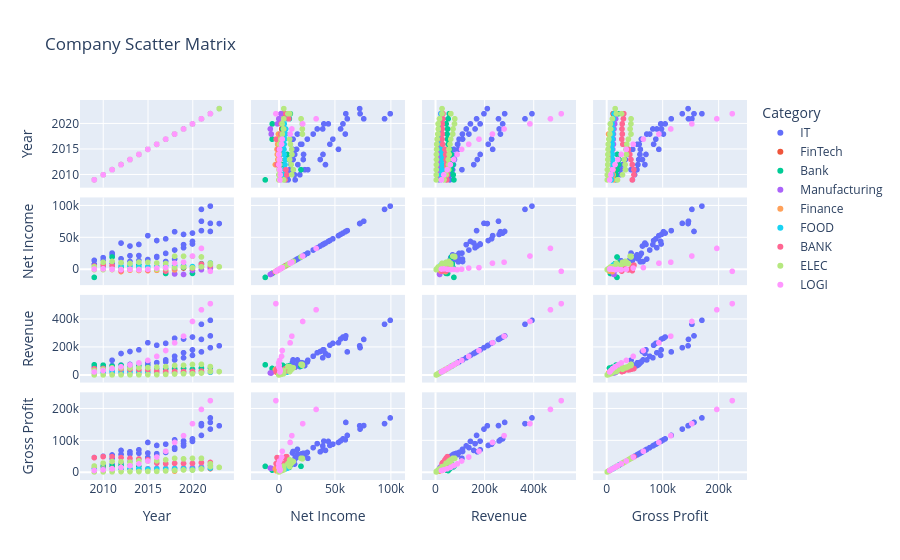

Notebook source saved alongside this figure:
### Code cell
# Interactive Scatter

fig = px.scatter_matrix(data2, dimensions=['Year', 'Net Income', 'Revenue', 'Gross Profit'],
                        color='Category', title='Company Scatter Matrix')
fig.show()

### Figure 1 — Plotly figure (JSON) as saved in the notebook; plotly's stock layout.template omitted (floating-point values rounded to 4 significant figures)
{"data": [{"dimensions": [{"axis": {"matches": true}, "label": "Year", "values": [2022, 2021, 2020, 2019, 2018, 2017, 2016, 2015, 2014, 2013, 2012, 2011, 2010, 2009, 2023, 2022, 2021, 2020, 2019, 2018, 2017, 2016, 2015, 2014, 2013, 2012, 2011, 2010, 2009, 2022, 2021, 2020, 2019, 2018, 2017, 2016, 2015, 2014, 2013, 2012, 2011, 2010, 2009]}, {"axis": {"matches": true}, "label": "Net Income", "values": [99800.0, 94680.0, 57410.0, 55260.0, 59530.0, 48350.0, 45690.0, 53390.0, 39510.0, 37040.0, 41730.0, 25920.0, 14010.0, 8235.0, 72360.0, 72740.0, 61270.0, 44280.0, 39240.0, 16570.0, 25490.0, 20540.0, 12190.0, 22070.0, 21860.0, 16980.0, 23150.0, 18760.0, 14570.0, 59970.0, 76030.0, 40270.0, 34340.0, 30740.0, 12660.0, 19480.0, 15830.0, 14140.0, 12730.0, 10740.0, 9737.0, 8505.0, 6520.0]}, {"axis": {"matches": true}, "label": "Revenue", "values": [394300.0, 365800.0, 274500.0, 260200.0, 265600.0, 229200.0, 215600.0, 233700.0, 182800.0, 170900.0, 156500.0, 108200.0, 65220.0, 42900.0, 211900.0, 198300.0, 168100.0, 143000.0, 125800.0, 110400.0, 96570.0, 91150.0, 93580.0, 86830.0, 77850.0, 73720.0, 69940.0, 62480.0, 58440.0, 282800.0, 257600.0, 182500.0, 161900.0, 136800.0, 110900.0, 90270.0, 74990.0, 66000.0, 55520.0, 46040.0, 37900.0, 29320.0, 23650.0]}, {"axis": {"matches": true}, "label": "Gross Profit", "values": [170800.0, 152800.0, 105000.0, 98390.0, 101800.0, 88190.0, 84260.0, 93630.0, 70540.0, 64300.0, 68660.0, 43820.0, 25680.0, 17220.0, 146100.0, 135600.0, 115900.0, 96940.0, 82930.0, 72010.0, 62310.0, 58370.0, 60540.0, 59760.0, 57460.0, 56190.0, 54370.0, 50090.0, 46280.0, 156600.0, 146700.0, 97800.0, 89960.0, 77270.0, 65270.0, 55130.0, 46820.0, 40310.0, 33530.0, 28860.0, 24720.0, 18900.0, 14810.0]}], "hovertemplate": "Category=IT<br>%{xaxis.title.text}=%{x}<br>%{yaxis.title.text}=%{y}<extra></extra>", "legendgroup": "IT", "marker": {"color": "#636efa", "symbol": "circle"}, "name": "IT", "showlegend": true, "type": "splom"}, {"dimensions": [{"axis": {"matches": true}, "label": "Year", "values": [2022, 2021, 2020, 2019, 2018, 2017, 2016, 2015, 2014]}, {"axis": {"matches": true}, "label": "Net Income", "values": [2419.0, 4169.0, 4202.0, 2459.0, 2057.0, 1795.0, 1401.0, 1228.0, 419.0]}, {"axis": {"matches": true}, "label": "Revenue", "values": [27520.0, 25370.0, 21450.0, 17770.0, 15450.0, 13090.0, 10840.0, 9248.0, 8025.0]}, {"axis": {"matches": true}, "label": "Gross Profit", "values": [11650.0, 11920.0, 10000.0, 7987.0, 7189.0, 6399.0, 5141.0, 4719.0, 4218.0]}], "hovertemplate": "Category=FinTech<br>%{xaxis.title.text}=%{x}<br>%{yaxis.title.text}=%{y}<extra></extra>", "legendgroup": "FinTech", "marker": {"color": "#EF553B", "symbol": "circle"}, "name": "FinTech", "showlegend": true, "type": "splom"}, {"dimensions": [{"axis": {"matches": true}, "label": "Year", "values": [2022, 2021, 2020, 2019, 2018, 2017, 2016, 2015, 2014, 2013, 2012, 2011, 2010, 2009]}, {"axis": {"matches": true}, "label": "Net Income", "values": [10250.0, 9359.0, -5973.0, 3326.0, -6.0, -6084.0, -849.0, 2196.0, 7529.0, 9085.0, 3438.0, 19810.0, 2046.0, -12240.0]}, {"axis": {"matches": true}, "label": "Revenue", "values": [56440.0, 52060.0, 43740.0, 49750.0, 47390.0, 49520.0, 52370.0, 58330.0, 64410.0, 68870.0, 71210.0, 65100.0, 72830.0, 75450.0]}, {"axis": {"matches": true}, "label": "Gross Profit", "values": [20760.0, 15320.0, 6912.0, 11980.0, 6921.0, 6849.0, 5236.0, 10560.0, 19220.0, 21920.0, 21820.0, 18690.0, 16790.0, 18610.0]}], "hovertemplate": "Category=Bank<br>%{xaxis.title.text}=%{x}<br>%{yaxis.title.text}=%{y}<extra></extra>", "legendgroup": "Bank", "marker": {"color": "#00cc96", "symbol": "circle"}, "name": "Bank", "showlegend": true, "type": "splom"}, {"dimensions": [{"axis": {"matches": true}, "label": "Year", "values": [2022, 2021, 2020, 2019, 2018, 2017, 2016, 2015, 2014, 2013, 2012, 2011, 2010, 2009]}, {"axis": {"matches": true}, "label": "Net Income", "values": [1800.0, -102.0, -1318.0, -7656.0, -6851.0, 1646.0, 1393.0, 874.0, 1436.0, 814.0, 816.0, 844.0, 1099.0, 1220.0]}, {"axis": {"matches": true}, "label": "Revenue", "values": [21680.0, 20640.0, 18470.0, 17130.0, 16760.0, 17140.0, 17670.0, 16830.0, 17090.0, 15600.0, 15040.0, 14960.0, 13840.0, 13400.0]}, {"axis": {"matches": true}, "label": "Gross Profit", "values": [16820.0, 16260.0, 14570.0, 13300.0, 12260.0, 12080.0, 12290.0, 11070.0, 10520.0, 9614.0, 10020.0, 9623.0, 8652.0, 8397.0]}], "hovertemplate": "Category=Manufacturing<br>%{xaxis.title.text}=%{x}<br>%{yaxis.title.text}=%{y}<extra></extra>", "legendgroup": "Manufacturing", "marker": {"color": "#ab63fa", "symbol": "circle"}, "name": "Manufacturing", "showlegend": true, "type": "splom"}, {"dimensions": [{"axis": {"matches": true}, "label": "Year", "values": [2018, 2017, 2016, 2015, 2014, 2013, 2012, 2011, 2010, 2009]}, {"axis": {"matches": true}, "label": "Net Income", "values": [-383.0, -2221.0, -1129.0, -1682.0, -1365.0, -930.0, -3140.0, 133.0, 235.0, 53.0]}, {"axis": {"matches": true}, "label": "Revenue", "values": [16700.0, 22140.0, 25150.0, 31200.0, 36190.0, 39850.0, 41570.0, 42660.0, 43360.0, 46770.0]}, {"axis": {"matches": true}, "label": "Gross Profit", "values": [3527.0, 4686.0, 5810.0, 7149.0, 8755.0, 10510.0, 10600.0, 11660.0, 11990.0, 12650.0]}], "hovertemplate": "Category=Finance<br>%{xaxis.title.text}=%{x}<br>%{yaxis.title.text}=%{y}<extra></extra>", "legendgroup": "Finance", "marker": {"color": "#FFA15A", "symbol": "circle"}, "name": "Finance", "showlegend": true, "type": "splom"}, {"dimensions": [{"axis": {"matches": true}, "label": "Year", "values": [2022, 2021, 2020, 2019, 2018, 2017, 2016, 2015, 2014, 2013, 2012, 2011, 2010, 2009]}, {"axis": {"matches": true}, "label": "Net Income", "values": [6177.0, 7545.0, 4730.0, 6025.0, 5924.0, 5192.0, 4686.0, 4529.0, 4758.0, 5586.0, 5465.0, 5503.0, 4946.0, 4551.0]}, {"axis": {"matches": true}, "label": "Revenue", "values": [23180.0, 23220.0, 19210.0, 21360.0, 21260.0, 22820.0, 24620.0, 25410.0, 27440.0, 28110.0, 27570.0, 27010.0, 24070.0, 22740.0]}, {"axis": {"matches": true}, "label": "Gross Profit", "values": [13210.0, 12580.0, 9752.0, 11180.0, 10830.0, 10620.0, 10200.0, 9789.0, 10460.0, 10900.0, 10820.0, 10690.0, 9637.0, 8792.0]}], "hovertemplate": "Category=FOOD<br>%{xaxis.title.text}=%{x}<br>%{yaxis.title.text}=%{y}<extra></extra>", "legendgroup": "FOOD", "marker": {"color": "#19d3f3", "symbol": "circle"}, "name": "FOOD", "showlegend": true, "type": "splom"}, {"dimensions": [{"axis": {"matches": true}, "label": "Year", "values": [2022, 2021, 2020, 2019, 2018, 2017, 2016, 2015, 2014, 2013, 2012, 2011, 2010, 2009]}, {"axis": {"matches": true}, "label": "Net Income", "values": [6213.0, 8766.0, 1959.0, 4181.0, 1861.0, -2477.0, 2373.0, -495.4, -197.8, 846.6, -1650.0, 6339.0, 7034.0, 5498.0]}, {"axis": {"matches": true}, "label": "Revenue", "values": [30870.0, 30170.0, 27950.0, 27620.0, 28210.0, 27160.0, 29070.0, 38920.0, 41680.0, 43710.0, 46040.0, 48870.0, 49030.0, 45990.0]}, {"axis": {"matches": true}, "label": "Gross Profit", "values": [30870.0, 30170.0, 27950.0, 27620.0, 28210.0, 27160.0, 29070.0, 38920.0, 41680.0, 43710.0, 46040.0, 48870.0, 49030.0, 45990.0]}], "hovertemplate": "Category=BANK<br>%{xaxis.title.text}=%{x}<br>%{yaxis.title.text}=%{y}<extra></extra>", "legendgroup": "BANK", "marker": {"color": "#FF6692", "symbol": "circle"}, "name": "BANK", "showlegend": true, "type": "splom"}, {"dimensions": [{"axis": {"matches": true}, "label": "Year", "values": [2023, 2022, 2021, 2020, 2019, 2018, 2017, 2016, 2015, 2014, 2013, 2012, 2011, 2010, 2009, 2022, 2021, 2020, 2019, 2018, 2017, 2016, 2015, 2014, 2013, 2012, 2011, 2010, 2009]}, {"axis": {"matches": true}, "label": "Net Income", "values": [4368.0, 9752.0, 4332.0, 2796.0, 4141.0, 3047.0, 1666.0, 614.0, 631.0, 440.0, 562.5, 581.1, 253.1, -67.99, -30.04, 8014.0, 19870.0, 20900.0, 21050.0, 21050.0, 9601.0, 10320.0, 11420.0, 11700.0, 9620.0, 11000.0, 12940.0, 11460.0, 4369.0]}, {"axis": {"matches": true}, "label": "Revenue", "values": [26970.0, 26910.0, 16680.0, 10920.0, 11720.0, 9714.0, 6910.0, 5010.0, 4682.0, 4130.0, 4280.0, 3998.0, 3543.0, 3326.0, 3425.0, 63050.0, 79020.0, 77870.0, 71960.0, 70850.0, 62760.0, 59390.0, 55360.0, 55870.0, 52710.0, 53340.0, 54000.0, 43620.0, 35130.0]}, {"axis": {"matches": true}, "label": "Gross Profit", "values": [15360.0, 17480.0, 10400.0, 6768.0, 7171.0, 5822.0, 4063.0, 2811.0, 2599.0, 2268.0, 2226.0, 2057.0, 1409.0, 1177.0, 1174.0, 26870.0, 43820.0, 43610.0, 42140.0, 43740.0, 39100.0, 36230.0, 34680.0, 35610.0, 31520.0, 33150.0, 33760.0, 28490.0, 19560.0]}], "hovertemplate": "Category=ELEC<br>%{xaxis.title.text}=%{x}<br>%{yaxis.title.text}=%{y}<extra></extra>", "legendgroup": "ELEC", "marker": {"color": "#B6E880", "symbol": "circle"}, "name": "ELEC", "showlegend": true, "type": "splom"}, {"dimensions": [{"axis": {"matches": true}, "label": "Year", "values": [2022, 2021, 2020, 2019, 2018, 2017, 2016, 2015, 2014, 2013, 2012, 2011, 2010, 2009]}, {"axis": {"matches": true}, "label": "Net Income", "values": [-2722.0, 33360.0, 21330.0, 11590.0, 10070.0, 3033.0, 2371.0, 596.0, -241.0, 274.0, -39.0, 631.0, 1152.0, 902.0]}, {"axis": {"matches": true}, "label": "Revenue", "values": [514000.0, 469800.0, 386100.0, 280500.0, 232900.0, 177900.0, 136000.0, 107000.0, 88990.0, 74450.0, 61090.0, 48080.0, 34200.0, 24510.0]}, {"axis": {"matches": true}, "label": "Gross Profit", "values": [225200.0, 197500.0, 152800.0, 115000.0, 93730.0, 65930.0, 47720.0, 35360.0, 26240.0, 20270.0, 15120.0, 10790.0, 7643.0, 5531.0]}], "hovertemplate": "Category=LOGI<br>%{xaxis.title.text}=%{x}<br>%{yaxis.title.text}=%{y}<extra></extra>", "legendgroup": "LOGI", "marker": {"color": "#FF97FF", "symbol": "circle"}, "name": "LOGI", "showlegend": true, "type": "splom"}], "layout": {"dragmode": "select", "legend": {"title": {"text": "Category"}, "tracegroupgap": 0}, "title": {"text": "Company Scatter Matrix"}}}
